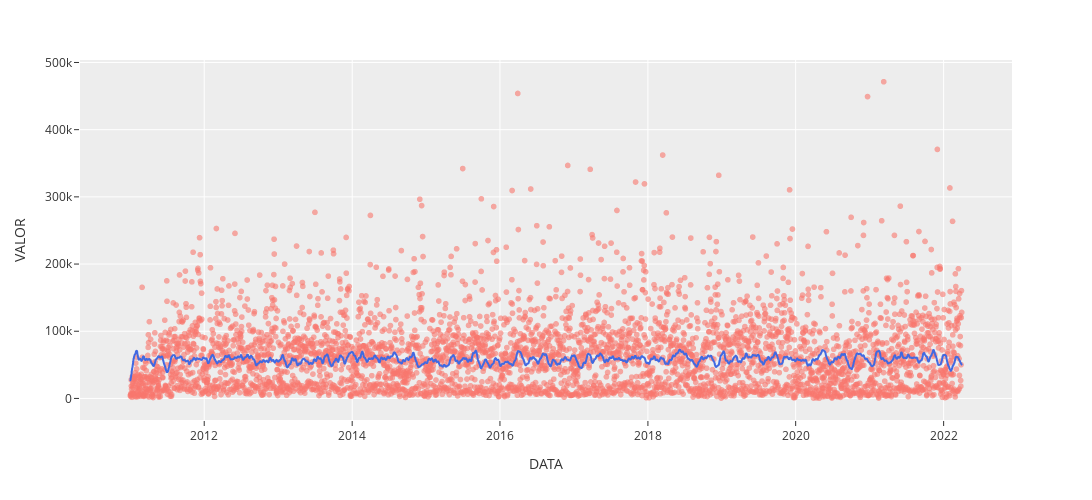

Here is the notebook cell this chart was saved with:
### Code cell
fig = px.scatter(df, x=df.index, y='VALOR', opacity=0.6, trendline='lowess', trendline_color_override='royalblue', trendline_options=dict(frac=0.01), width=1500)
fig.show(config=pxconfig)

### Figure 1 — Plotly figure (JSON) as saved in the notebook; plotly's stock layout.template omitted (floating-point values rounded to 4 significant figures; data arrays with more than 128 entries replaced by an {"elided": "..."} marker saying what was removed)
{"data": [{"hovertemplate": "DATA=%{x}<br>VALOR=%{y}<extra></extra>", "legendgroup": "", "marker": {"color": "#F8766D", "opacity": 0.6, "symbol": "circle"}, "mode": "markers", "name": "", "showlegend": false, "type": "scattergl", "x": {"elided": "4108 str values"}, "xaxis": "x", "y": {"elided": "4108 float values"}, "yaxis": "y"}, {"hovertemplate": "<b>LOWESS trendline</b><br><br>DATA=%{x}<br>VALOR=%{y} <b>(trend)</b><extra></extra>", "legendgroup": "", "line": {"color": "royalblue"}, "marker": {"color": "#F8766D", "symbol": "circle"}, "mode": "lines", "name": "", "showlegend": false, "type": "scattergl", "x": {"elided": "4108 str values"}, "xaxis": "x", "y": {"elided": "4108 float values"}, "yaxis": "y"}], "layout": {"height": 500, "legend": {"tracegroupgap": 0}, "margin": {"t": 60}, "width": 1500, "xaxis": {"anchor": "y", "domain": [0, 1], "title": {"text": "DATA"}}, "yaxis": {"anchor": "x", "domain": [0, 1], "title": {"text": "VALOR"}}}}
